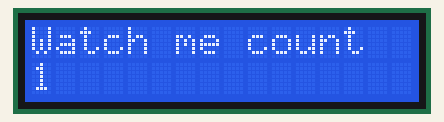
This sketch was run on a simulated Arduino Uno, built with avr-gcc and run on an emulated ATmega328P. On the bench: 16×2 character LCD.

Above: at 0.1 s.
At 1.1 s:
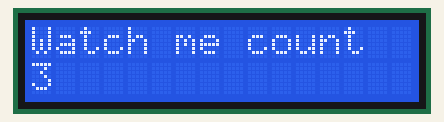
At 1.6 s:
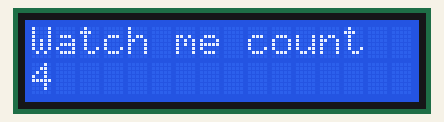
At 2.6 s:
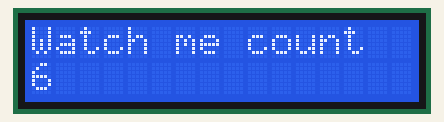
At 4.1 s:
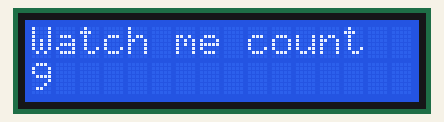
At 5.6 s:
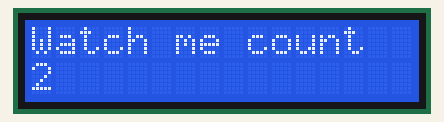

Measured:
- by itself, everything shown: repeats every 5.0 s, in 11 steps
- what the display in image 1 shows lasts 0.5 s, from 1.1 s to 1.6 s

The sketch:

arduino_tutorial_48.ino
```cpp
/*
 * Tutorial 48 Connecting and using an LCD display
 * https://youtu.be/4BaDaGTUgIY
 */
 #include <LiquidCrystal.h>

const int baudRate = 9600;
const int dt = 500; // delaytime
// PINS
const int rs = 7;
const int en = 8;
const int d4 = 9;
const int d5 = 10;
const int d6 = 11;
const int d7 = 12;

LiquidCrystal lcd(rs, en, d4, d5, d6, d7);

void setup() {
  // put your setup code here, to run once:
  lcd.begin(16, 2);
}

void loop() {
  // put your main code here, to run repeatedly:
  lcd.setCursor(0, 0);
  lcd.print("Watch me count");
  for (int j = 1; j <= 10; j++) {
    lcd.setCursor(0, 1);
    lcd.print(j);
    delay(dt);
  }
  lcd.clear();
}
```
